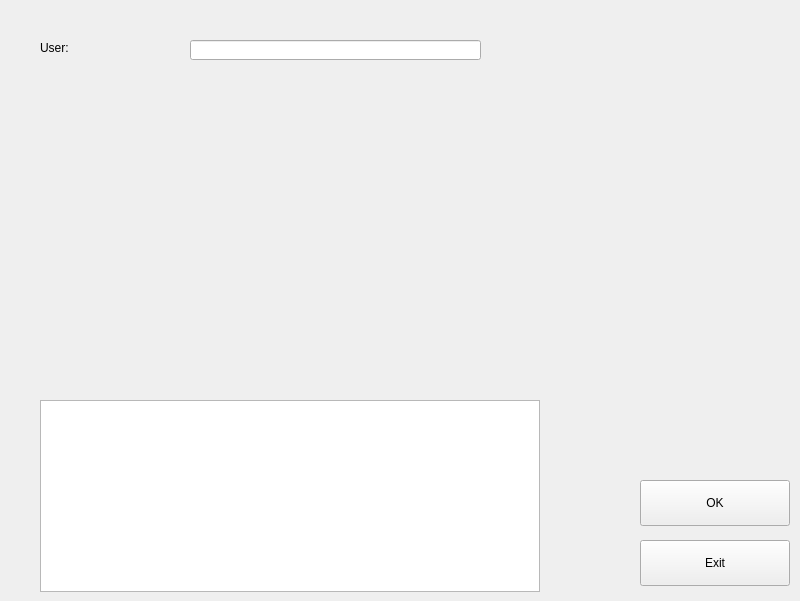
<?xml version="1.0" encoding="UTF-8"?>
<ui version="4.0">
 <class>modify_L</class>
 <widget class="QWidget" name="modify_L">
  <property name="geometry">
   <rect>
    <x>0</x>
    <y>0</y>
    <width>800</width>
    <height>601</height>
   </rect>
  </property>
  <property name="windowTitle">
   <string>Form</string>
  </property>
  <widget class="QLabel" name="user">
   <property name="geometry">
    <rect>
     <x>40</x>
     <y>40</y>
     <width>111</width>
     <height>16</height>
    </rect>
   </property>
   <property name="text">
    <string>User:</string>
   </property>
  </widget>
  <widget class="QPushButton" name="OK">
   <property name="geometry">
    <rect>
     <x>640</x>
     <y>480</y>
     <width>150</width>
     <height>46</height>
    </rect>
   </property>
   <property name="text">
    <string>OK</string>
   </property>
  </widget>
  <widget class="QPushButton" name="Exit">
   <property name="geometry">
    <rect>
     <x>640</x>
     <y>540</y>
     <width>150</width>
     <height>46</height>
    </rect>
   </property>
   <property name="text">
    <string>Exit</string>
   </property>
  </widget>
  <widget class="QTextBrowser" name="textBrowser">
   <property name="geometry">
    <rect>
     <x>40</x>
     <y>400</y>
     <width>500</width>
     <height>192</height>
    </rect>
   </property>
  </widget>
  <widget class="QLineEdit" name="user_input">
   <property name="geometry">
    <rect>
     <x>190</x>
     <y>40</y>
     <width>291</width>
     <height>20</height>
    </rect>
   </property>
  </widget>
 </widget>
 <resources/>
 <connections/>
</ui>
